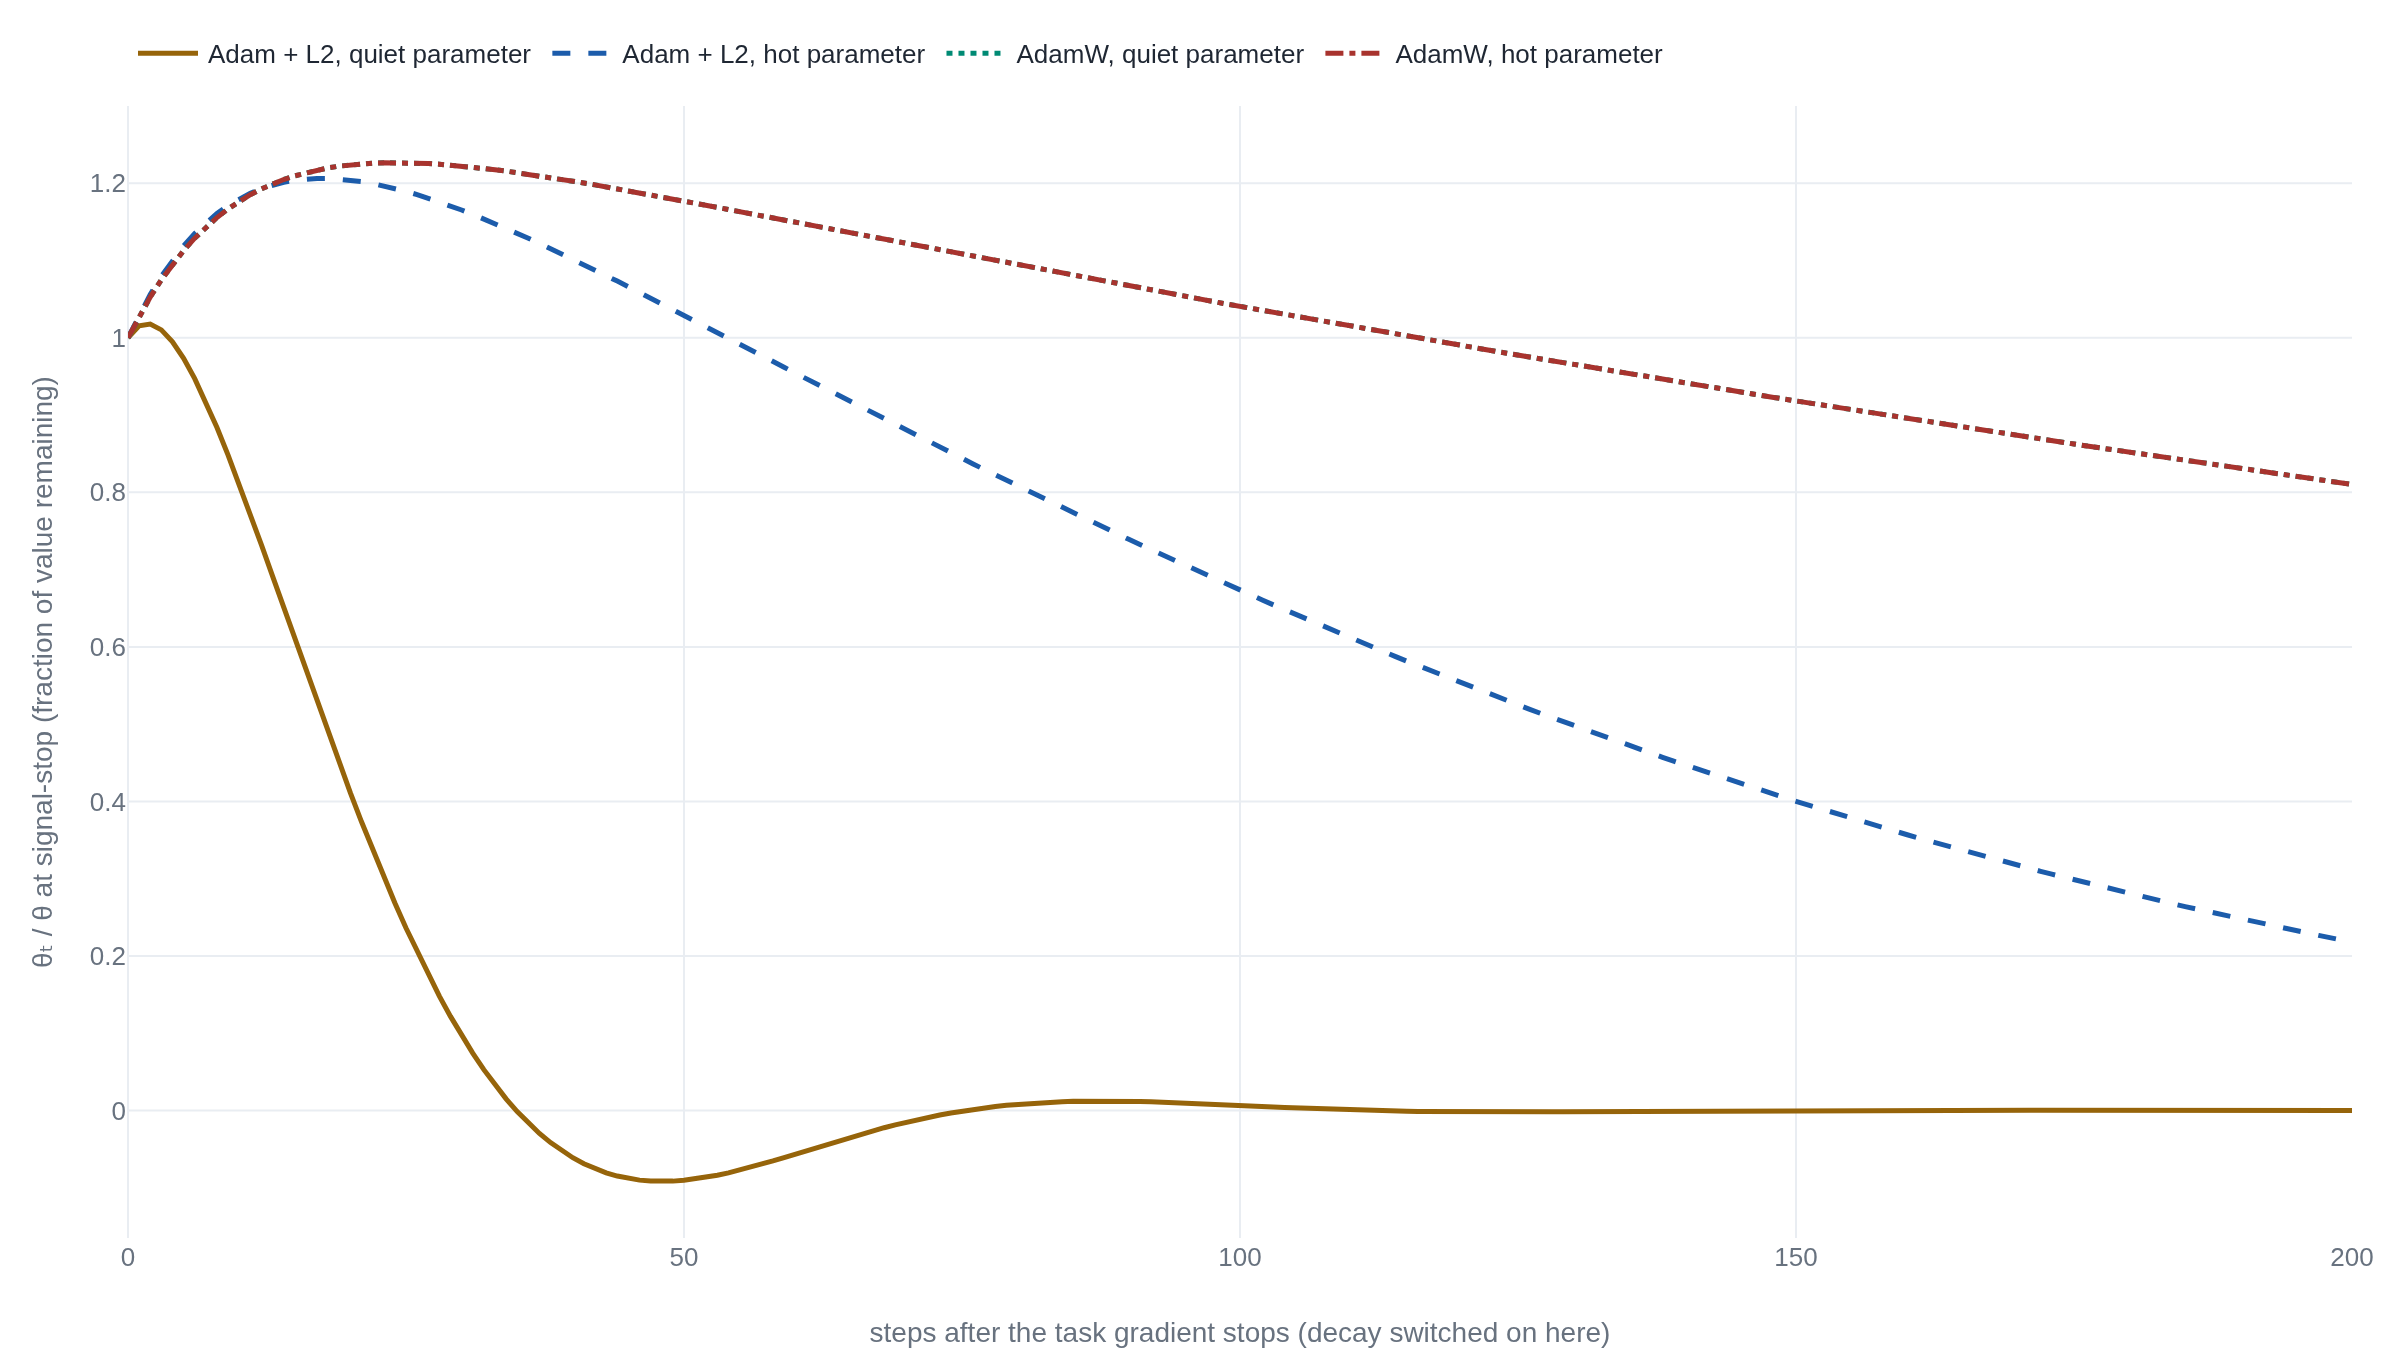

This figure's Python source:
"""Adam+L2 vs. AdamW: does the same weight-decay rate shrink every parameter
by the same amount?

Reconstructs the mechanism Loshchilov & Hutter, "Decoupled Weight Decay
Regularization" (arXiv:1711.05101), identify: folding an L2 penalty into the
gradient before Adam's per-parameter scaling makes the realized decay depend
on a parameter's own gradient history, while applying the decay term directly
to the weight (AdamW) does not. Both optimizers are implemented here from
their defining update rules (Kingma & Ba, arXiv:1412.6980, for the moment
estimates and bias correction; Loshchilov & Hutter for the two decay
placements) and run on two synthetic scalar parameters that share every
hyperparameter and differ only in the size of the gradient signal they saw
before the signal stopped.

Two phases, one weight decay rate (lambda = 0.05) throughout:
  1. Steps 1-50: each parameter receives a constant task gradient ("hot" =
     0.5, "quiet" = 0.02), building up Adam's second-moment estimate the way
     a frequently- vs. rarely-active weight would in training. No decay yet.
  2. Steps 51-250: the task gradient stops (as if that input pattern went
     quiet), and weight decay is switched on for both methods. What happens
     next is driven entirely by the decay term and by the second-moment
     history each parameter carries in from phase 1.

The trajectories are normalized to 1.0 at step 50 so the two methods can be
compared on the same axis regardless of where the burn-in left them.
"""

import math

import plotly.graph_objects as go

BETA1, BETA2, EPS = 0.9, 0.999, 1e-8
ALPHA = 0.05
LAMBDA = 0.05
BURN_IN = 50
TOTAL_STEPS = 250
THETA0 = 1.0


def simulate(method: str, burn_in_gradient: float) -> list[float]:
    """Run Adam-with-L2 ("l2") or AdamW ("adamw") for TOTAL_STEPS steps."""
    theta, m, v = THETA0, 0.0, 0.0
    trajectory = [theta]
    for t in range(1, TOTAL_STEPS + 1):
        task_gradient = burn_in_gradient if t <= BURN_IN else 0.0
        decay_active = LAMBDA if t > BURN_IN else 0.0
        if method == "l2":
            # L2 penalty folded into the gradient before Adam ever sees it:
            # the moment estimates below cannot tell the penalty apart from
            # the task signal.
            g = task_gradient + decay_active * theta
            m = BETA1 * m + (1 - BETA1) * g
            v = BETA2 * v + (1 - BETA2) * g * g
            m_hat = m / (1 - BETA1**t)
            v_hat = v / (1 - BETA2**t)
            theta = theta - ALPHA * m_hat / (math.sqrt(v_hat) + EPS)
        else:
            # AdamW: moments see only the task gradient; decay is a separate
            # term applied straight to the weight.
            g = task_gradient
            m = BETA1 * m + (1 - BETA1) * g
            v = BETA2 * v + (1 - BETA2) * g * g
            m_hat = m / (1 - BETA1**t)
            v_hat = v / (1 - BETA2**t)
            theta = theta - ALPHA * m_hat / (math.sqrt(v_hat) + EPS) - ALPHA * decay_active * theta
        trajectory.append(theta)
    return trajectory


series = {
    "Adam + L2, quiet parameter": simulate("l2", 0.02),
    "Adam + L2, hot parameter": simulate("l2", 0.5),
    "AdamW, quiet parameter": simulate("adamw", 0.02),
    "AdamW, hot parameter": simulate("adamw", 0.5),
}

steps_after_signal = list(range(0, TOTAL_STEPS - BURN_IN + 1))

fig = go.Figure()
for name, trajectory in series.items():
    baseline = trajectory[BURN_IN]
    normalized = [value / baseline for value in trajectory[BURN_IN:]]
    fig.add_trace(
        go.Scatter(
            name=name,
            x=steps_after_signal,
            y=normalized,
            mode="lines",
        )
    )

fig.update_layout(
    xaxis_title="steps after the task gradient stops (decay switched on here)",
    yaxis_title="θₜ / θ at signal-stop (fraction of value remaining)",
)
